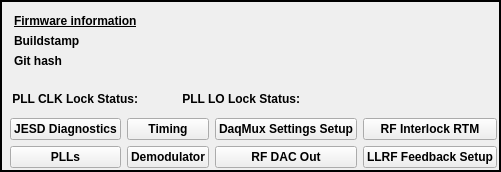
        <widget class="QFrame" name="frame_3">
         <property name="frameShape">
          <enum>QFrame::WinPanel</enum>
         </property>
         <property name="frameShadow">
          <enum>QFrame::Plain</enum>
         </property>
         <property name="lineWidth">
          <number>9</number>
         </property>
         <layout class="QGridLayout" name="gridLayout" columnstretch="0,0,0,0,0,0">
          <property name="leftMargin">
           <number>2</number>
          </property>
          <property name="topMargin">
           <number>2</number>
          </property>
          <property name="rightMargin">
           <number>2</number>
          </property>
          <property name="bottomMargin">
           <number>2</number>
          </property>
          <item row="4" column="1" colspan="5">
           <layout class="QGridLayout" name="gridLayout_8">
            <item row="1" column="0">
             <layout class="QVBoxLayout" name="verticalLayout_13">
              <property name="spacing">
               <number>6</number>
              </property>
              <property name="rightMargin">
               <number>0</number>
              </property>
              <item>
               <layout class="QHBoxLayout" name="horizontalLayout_8">
                <item>
                 <layout class="QVBoxLayout" name="verticalLayout_11">
                  <property name="topMargin">
                   <number>0</number>
                  </property>
                  <item>
                   <widget class="PyDMRelatedDisplayButton" name="PyDMRelatedDisplayButton_3">
                    <property name="font">
                     <font>
                      <weight>75</weight>
                      <bold>true</bold>
                     </font>
                    </property>
                    <property name="toolTip">
                     <string/>
                    </property>
                    <property name="text">
                     <string>JESD Diagnostics</string>
                    </property>
                    <property name="filenames" stdset="0">
                     <stringlist>
                      <string>jesd.ui</string>
                     </stringlist>
                    </property>
                    <property name="openInNewWindow" stdset="0">
                     <bool>true</bool>
                    </property>
                   </widget>
                  </item>
                  <item>
                   <widget class="PyDMRelatedDisplayButton" name="PyDMRelatedDisplayButton_9">
                    <property name="font">
                     <font>
                      <weight>75</weight>
                      <bold>true</bold>
                     </font>
                    </property>
                    <property name="toolTip">
                     <string/>
                    </property>
                    <property name="text">
                     <string>PLLs</string>
                    </property>
                    <property name="filenames" stdset="0">
                     <stringlist>
                      <string>pll.ui</string>
                     </stringlist>
                    </property>
                    <property name="openInNewWindow" stdset="0">
                     <bool>true</bool>
                    </property>
                   </widget>
                  </item>
                 </layout>
                </item>
                <item>
                 <layout class="QVBoxLayout" name="verticalLayout_10">
                  <property name="topMargin">
                   <number>0</number>
                  </property>
                  <item>
                   <widget class="PyDMRelatedDisplayButton" name="PyDMRelatedDisplayButton_2">
                    <property name="font">
                     <font>
                      <weight>75</weight>
                      <bold>true</bold>
                     </font>
                    </property>
                    <property name="toolTip">
                     <string/>
                    </property>
                    <property name="text">
                     <string>Timing</string>
                    </property>
                    <property name="filenames" stdset="0">
                     <stringlist>
                      <string>time.ui</string>
                     </stringlist>
                    </property>
                    <property name="openInNewWindow" stdset="0">
                     <bool>true</bool>
                    </property>
                   </widget>
                  </item>
                  <item>
                   <widget class="PyDMRelatedDisplayButton" name="PyDMRelatedDisplayButton_8">
                    <property name="font">
                     <font>
                      <weight>75</weight>
                      <bold>true</bold>
                     </font>
                    </property>
                    <property name="toolTip">
                     <string/>
                    </property>
                    <property name="text">
                     <string>Demodulator</string>
                    </property>
                    <property name="filenames" stdset="0">
                     <stringlist>
                      <string>demodulator.ui</string>
                     </stringlist>
                    </property>
                    <property name="openInNewWindow" stdset="0">
                     <bool>true</bool>
                    </property>
                   </widget>
                  </item>
                 </layout>
                </item>
                <item>
                 <layout class="QVBoxLayout" name="verticalLayout_9">
                  <property name="topMargin">
                   <number>0</number>
                  </property>
                  <item>
                   <widget class="PyDMRelatedDisplayButton" name="PyDMRelatedDisplayButton">
                    <property name="font">
                     <font>
                      <weight>75</weight>
                      <bold>true</bold>
                     </font>
                    </property>
                    <property name="toolTip">
                     <string/>
                    </property>
                    <property name="text">
                     <string>DaqMux Settings Setup</string>
                    </property>
                    <property name="filenames" stdset="0">
                     <stringlist>
                      <string>converters_settings.ui</string>
                     </stringlist>
                    </property>
                    <property name="openInNewWindow" stdset="0">
                     <bool>true</bool>
                    </property>
                   </widget>
                  </item>
                  <item>
                   <widget class="PyDMRelatedDisplayButton" name="PyDMRelatedDisplayButton_7">
                    <property name="font">
                     <font>
                      <weight>75</weight>
                      <bold>true</bold>
                     </font>
                    </property>
                    <property name="toolTip">
                     <string/>
                    </property>
                    <property name="text">
                     <string>RF DAC Out</string>
                    </property>
                    <property name="filenames" stdset="0">
                     <stringlist>
                      <string>rf_dac_out.ui</string>
                     </stringlist>
                    </property>
                    <property name="openInNewWindow" stdset="0">
                     <bool>true</bool>
                    </property>
                   </widget>
                  </item>
                 </layout>
                </item>
                <item>
                 <layout class="QVBoxLayout" name="verticalLayout_12">
                  <property name="topMargin">
                   <number>0</number>
                  </property>
                  <item>
                   <widget class="PyDMRelatedDisplayButton" name="PyDMRelatedDisplayButton_4">
                    <property name="font">
                     <font>
                      <weight>75</weight>
                      <bold>true</bold>
                     </font>
                    </property>
                    <property name="toolTip">
                     <string/>
                    </property>
                    <property name="text">
                     <string>RF Interlock RTM</string>
                    </property>
                    <property name="filenames" stdset="0">
                     <stringlist>
                      <string>rtm.ui</string>
                     </stringlist>
                    </property>
                    <property name="openInNewWindow" stdset="0">
                     <bool>true</bool>
                    </property>
                   </widget>
                  </item>
                  <item>
                   <widget class="PyDMRelatedDisplayButton" name="PyDMRelatedDisplayButton_10">
                    <property name="font">
                     <font>
                      <weight>75</weight>
                      <bold>true</bold>
                     </font>
                    </property>
                    <property name="toolTip">
                     <string/>
                    </property>
                    <property name="text">
                     <string>LLRF Feedback Setup</string>
                    </property>
                    <property name="filenames" stdset="0">
                     <stringlist>
                      <string>llrf_hls.ui</string>
                     </stringlist>
                    </property>
                    <property name="openInNewWindow" stdset="0">
                     <bool>true</bool>
                    </property>
                   </widget>
                  </item>
                 </layout>
                </item>
               </layout>
              </item>
             </layout>
            </item>
            <item row="0" column="0">
             <layout class="QHBoxLayout" name="horizontalLayout_5">
              <property name="spacing">
               <number>10</number>
              </property>
              <property name="leftMargin">
               <number>2</number>
              </property>
              <property name="topMargin">
               <number>2</number>
              </property>
              <property name="rightMargin">
               <number>2</number>
              </property>
              <item>
               <layout class="QHBoxLayout" name="horizontalLayout_9">
                <item>
                 <widget class="QLabel" name="label_6">
                  <property name="font">
                   <font>
                    <weight>75</weight>
                    <bold>true</bold>
                    <underline>false</underline>
                   </font>
                  </property>
                  <property name="text">
                   <string>PLL CLK Lock Status:</string>
                  </property>
                  <property name="alignment">
                   <set>Qt::AlignRight|Qt::AlignTrailing|Qt::AlignVCenter</set>
                  </property>
                 </widget>
                </item>
                <item>
                 <widget class="PyDMByteIndicator" name="PyDMByteIndicator_2">
                  <property name="sizePolicy">
                   <sizepolicy hsizetype="Preferred" vsizetype="Preferred">
                    <horstretch>0</horstretch>
                    <verstretch>0</verstretch>
                   </sizepolicy>
                  </property>
                  <property name="minimumSize">
                   <size>
                    <width>22</width>
                    <height>22</height>
                   </size>
                  </property>
                  <property name="maximumSize">
                   <size>
                    <width>22</width>
                    <height>24</height>
                   </size>
                  </property>
                  <property name="toolTip">
                   <string/>
                  </property>
                  <property name="channel" stdset="0">
                   <string>ca://${DEV}:CLOCK_LOCKSTATUS</string>
                  </property>
                  <property name="offColor" stdset="0">
                   <color>
                    <red>255</red>
                    <green>0</green>
                    <blue>0</blue>
                   </color>
                  </property>
                  <property name="orientation" stdset="0">
                   <enum>Qt::Vertical</enum>
                  </property>
                  <property name="showLabels" stdset="0">
                   <bool>false</bool>
                  </property>
                  <property name="circles" stdset="0">
                   <bool>true</bool>
                  </property>
                  <property name="labelPosition" stdset="0">
                   <enum>QTabWidget::West</enum>
                  </property>
                  <property name="labels" stdset="0">
                   <stringlist>
                    <string></string>
                   </stringlist>
                  </property>
                 </widget>
                </item>
               </layout>
              </item>
              <item>
               <layout class="QHBoxLayout" name="horizontalLayout_4" stretch="0,0,0">
                <property name="spacing">
                 <number>10</number>
                </property>
                <property name="leftMargin">
                 <number>2</number>
                </property>
                <property name="topMargin">
                 <number>2</number>
                </property>
                <property name="rightMargin">
                 <number>2</number>
                </property>
                <property name="bottomMargin">
                 <number>2</number>
                </property>
                <item>
                 <widget class="QLabel" name="label_5">
                  <property name="sizePolicy">
                   <sizepolicy hsizetype="Preferred" vsizetype="Preferred">
                    <horstretch>0</horstretch>
                    <verstretch>0</verstretch>
                   </sizepolicy>
                  </property>
                  <property name="font">
                   <font>
                    <weight>75</weight>
                    <bold>true</bold>
                   </font>
                  </property>
                  <property name="text">
                   <string>PLL LO Lock Status:</string>
                  </property>
                  <property name="alignment">
                   <set>Qt::AlignRight|Qt::AlignTrailing|Qt::AlignVCenter</set>
                  </property>
                 </widget>
                </item>
                <item>
                 <widget class="PyDMByteIndicator" name="PyDMByteIndicator">
                  <property name="sizePolicy">
                   <sizepolicy hsizetype="Fixed" vsizetype="Fixed">
                    <horstretch>0</horstretch>
                    <verstretch>0</verstretch>
                   </sizepolicy>
                  </property>
                  <property name="minimumSize">
                   <size>
                    <width>22</width>
                    <height>22</height>
                   </size>
                  </property>
                  <property name="maximumSize">
                   <size>
                    <width>22</width>
                    <height>22</height>
                   </size>
                  </property>
                  <property name="font">
                   <font>
                    <pointsize>9</pointsize>
                    <weight>50</weight>
                    <bold>false</bold>
                   </font>
                  </property>
                  <property name="toolTip">
                   <string/>
                  </property>
                  <property name="styleSheet">
                   <string notr="true"/>
                  </property>
                  <property name="channel" stdset="0">
                   <string>ca://${DEV}:LO_LOCKSTATUS</string>
                  </property>
                  <property name="offColor" stdset="0">
                   <color>
                    <red>255</red>
                    <green>0</green>
                    <blue>0</blue>
                   </color>
                  </property>
                  <property name="showLabels" stdset="0">
                   <bool>false</bool>
                  </property>
                  <property name="circles" stdset="0">
                   <bool>true</bool>
                  </property>
                  <property name="labelPosition" stdset="0">
                   <enum>QTabWidget::West</enum>
                  </property>
                  <property name="labels" stdset="0">
                   <stringlist>
                    <string></string>
                   </stringlist>
                  </property>
                 </widget>
                </item>
                <item>
                 <spacer name="horizontalSpacer_9">
                  <property name="orientation">
                   <enum>Qt::Horizontal</enum>
                  </property>
                  <property name="sizeHint" stdset="0">
                   <size>
                    <width>40</width>
                    <height>20</height>
                   </size>
                  </property>
                 </spacer>
                </item>
               </layout>
              </item>
             </layout>
            </item>
           </layout>
          </item>
          <item row="4" column="0">
           <widget class="PyDMEmbeddedDisplay" name="PyDMEmbeddedDisplay">
            <property name="toolTip">
             <string/>
            </property>
            <property name="filename" stdset="0">
             <string>firmware_version.ui</string>
            </property>
           </widget>
          </item>
          <item row="2" column="0" colspan="6">
           <layout class="QGridLayout" name="gridLayout_9">
            <property name="leftMargin">
             <number>10</number>
            </property>
            <property name="topMargin">
             <number>10</number>
            </property>
            <property name="rightMargin">
             <number>10</number>
            </property>
            <property name="bottomMargin">
             <number>10</number>
            </property>
            <item row="2" column="0">
             <widget class="QLabel" name="label_8">
              <property name="sizePolicy">
               <sizepolicy hsizetype="Maximum" vsizetype="Preferred">
                <horstretch>0</horstretch>
                <verstretch>0</verstretch>
               </sizepolicy>
              </property>
              <property name="font">
               <font>
                <weight>75</weight>
                <bold>true</bold>
               </font>
              </property>
              <property name="text">
               <string>Git hash</string>
              </property>
             </widget>
            </item>
            <item row="1" column="0">
             <widget class="QLabel" name="label_7">
              <property name="sizePolicy">
               <sizepolicy hsizetype="Maximum" vsizetype="Preferred">
                <horstretch>0</horstretch>
                <verstretch>0</verstretch>
               </sizepolicy>
              </property>
              <property name="font">
               <font>
                <weight>75</weight>
                <bold>true</bold>
               </font>
              </property>
              <property name="text">
               <string>Buildstamp</string>
              </property>
             </widget>
            </item>
            <item row="1" column="1">
             <widget class="PyDMLabel" name="PyDMLabel">
              <property name="font">
               <font>
                <italic>true</italic>
               </font>
              </property>
              <property name="toolTip">
               <string/>
              </property>
              <property name="scaledContents">
               <bool>true</bool>
              </property>
              <property name="alarmSensitiveContent" stdset="0">
               <bool>true</bool>
              </property>
              <property name="channel" stdset="0">
               <string>ca://${DEV}:AMC_BUILDSTAMP</string>
              </property>
              <property name="displayFormat" stdset="0">
               <enum>PyDMLabel::String</enum>
              </property>
             </widget>
            </item>
            <item row="2" column="1">
             <widget class="PyDMLabel" name="PyDMLabel_2">
              <property name="font">
               <font>
                <italic>true</italic>
               </font>
              </property>
              <property name="toolTip">
               <string/>
              </property>
              <property name="scaledContents">
               <bool>true</bool>
              </property>
              <property name="alarmSensitiveContent" stdset="0">
               <bool>true</bool>
              </property>
              <property name="channel" stdset="0">
               <string>ca://${DEV}:AMC_GITHASH</string>
              </property>
              <property name="displayFormat" stdset="0">
               <enum>PyDMLabel::String</enum>
              </property>
             </widget>
            </item>
            <item row="0" column="0" colspan="2">
             <widget class="QLabel" name="label_9">
              <property name="font">
               <font>
                <weight>75</weight>
                <bold>true</bold>
                <underline>true</underline>
               </font>
              </property>
              <property name="text">
               <string>Firmware information</string>
              </property>
             </widget>
            </item>
           </layout>
          </item>
         </layout>
        </widget>
